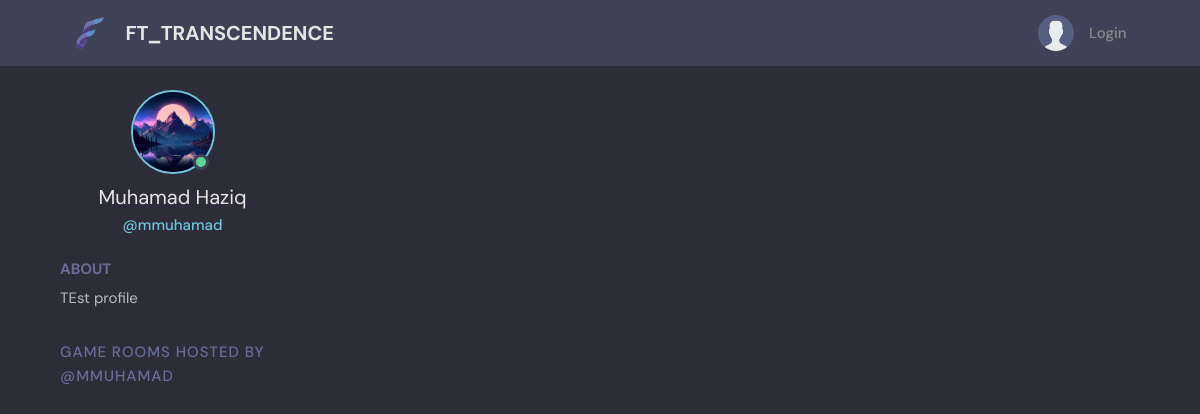
The app's page /profile/1/, older data.
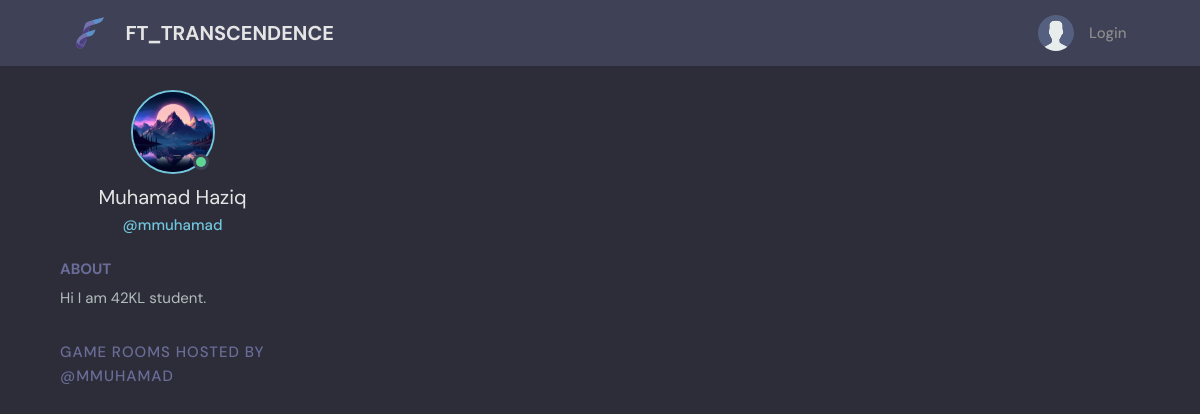
The same page, newer data.
### base/models.py (models this page shows)
class User(AbstractUser):
    name = models.CharField(max_length=200, null=True)
    email = models.EmailField(unique=True, null=True)
    bio = models.TextField(null=True)
    avatar = models.ImageField(null=True, default="avatar.svg")
    USERNAME_FIELD = 'email'
    REQUIRED_FIELDS = []

### base/views.py (the view)
# urls.py: path('profile/<str:pk>/', views.userProfile, name="user-profile"),
def userProfile(request, pk):
    user = User.objects.get(id=pk)
    rooms = user.room_set.all()
    room_messages = user.message_set.all()
    context = {'user': user, 'rooms': rooms, 'room_messages': room_messages}
    return render(request, 'base/profile.html', context)

### base/templates/base/profile.html (shortened to what this page needs)
{% extends 'main.html' %}
{% block content %}
<main class="profile-page layout layout--3">
  <div class="container">
    <div class="roomList">
      <div class="profile">
        <div class="profile__avatar">
          <div class="avatar avatar--large active">
            <img src="{{user.avatar.url}}" />
          </div>
        </div>
        <div class="profile__info">
          <h3>{{user.name}}</h3>
          <p>@{{user.username}}</p>
        </div>
        <div class="profile__about">
          <h3>About</h3>
          <p>
            {{user.bio}}
          </p>
        </div>
      </div>
      <div class="roomList__header">
        <div>
          <h2>Game Rooms Hosted by @{{user.username}}</a>
          </h2>
        </div>
      </div>
    </div>
  </div>
</main>
{% endblock content %}

Row changes from the older to the newer data that the page shows:
changed User "Muhamad Haziq": bio "TEst profile" → "Hi I am 42KL student."
